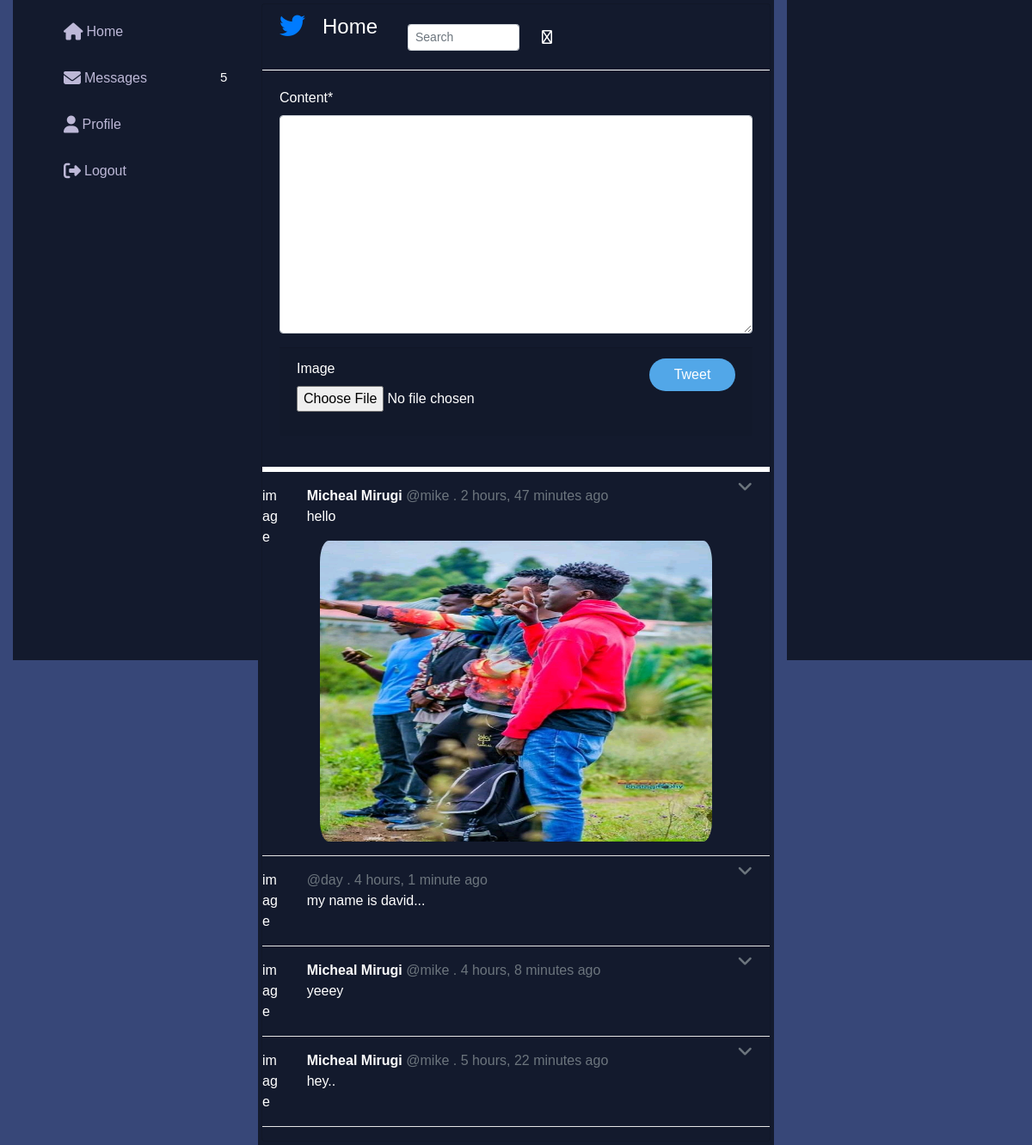
The page / (signed in) on the database as committed earlier.
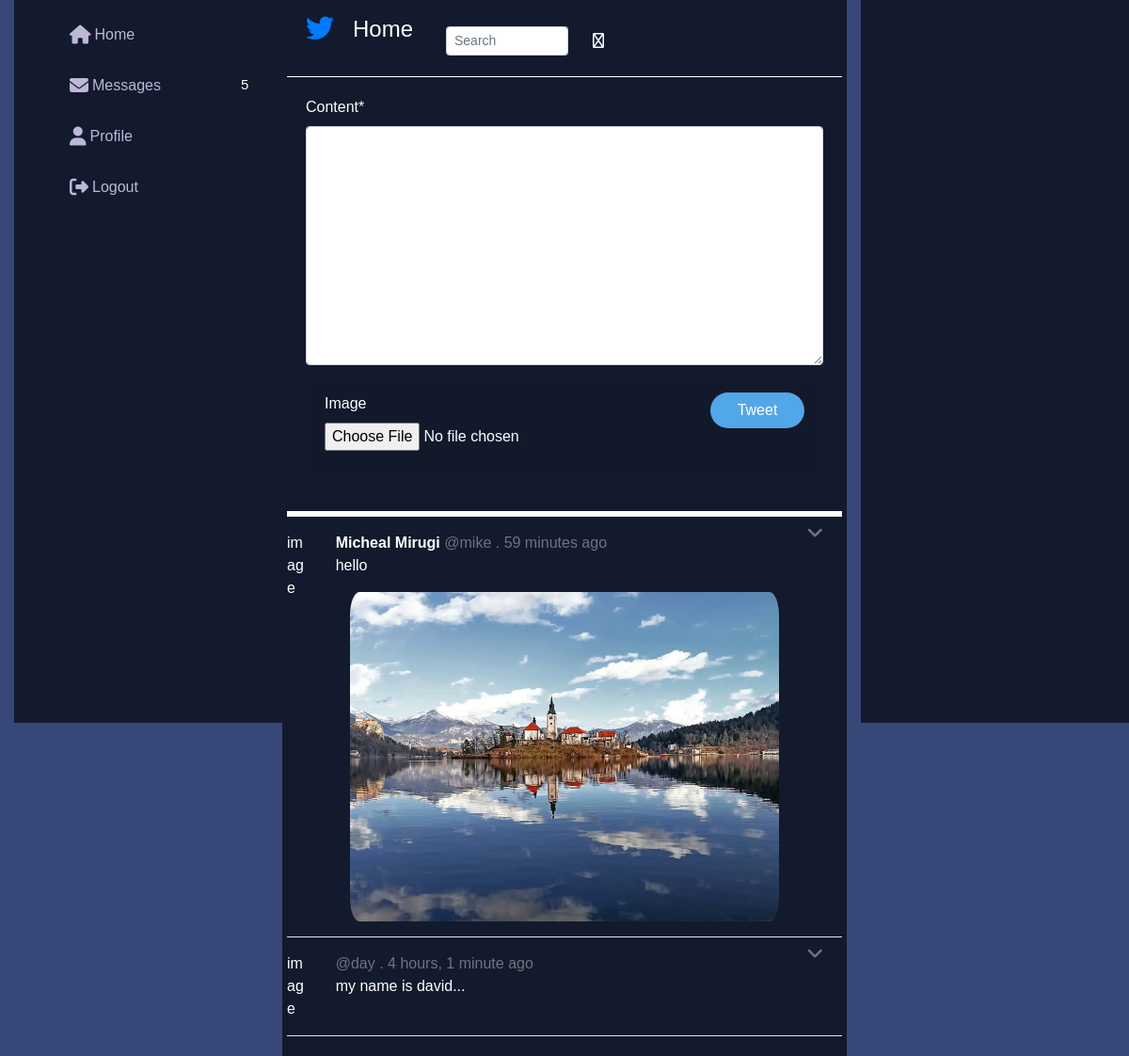
The same page on the database as committed later.
### tweeter/models.py (models this page shows, shortened)
class Tweet(models.Model):
    content=models.TextField(max_length=500,validators=[validate_content])
    updated=models.DateTimeField(auto_now=True)
    timestamp=models.DateTimeField(auto_now_add=True)
    user=models.ForeignKey(User,on_delete=models.CASCADE)
    image=models.ImageField(upload_to="mypicts",blank=True,null=True)

### accounts/models.py (models this page shows, shortened)
class User(AbstractBaseUser):
    username=models.CharField(max_length=255,verbose_name="User Name",unique=True)
    timestamp=models.DateField(auto_now_add=True)
    first_name=models.CharField(max_length=256)
    last_name=models.CharField(max_length=255)
    email=models.EmailField(max_length=255,verbose_name="Email Address",unique=True)
    is_active=models.BooleanField(default=True)
    is_admin=models.BooleanField(default=False)
    is_staff=models.BooleanField(default=False)
    USERNAME_FIELD='email'
    REQUIRED_FIELDS=['username']
    objects=custommanager()

### tweeter/views.py (the view)
# urls.py: path('',views.Home,name="home"),
@login_required
def Home(request):
    tweet=Tweet.objects.all().order_by('-timestamp','-updated')
    query=request.GET.get('q',None)
    if query is not None:
        tweet=tweet.filter(Q(content__icontains=query)|Q(user__username__icontains=query))
    if request.method=="POST":
        form=TweetCreationForm(request.POST or None, request.FILES or None)
        if form.is_valid():
            create=form.save(commit=False)
            create.user=request.user
            create.save()
            form=TweetCreationForm()
            return HttpResponseRedirect('/')
    else:
        form=TweetCreationForm()
    context={
    'tweet':tweet,
    'form':form,
    }
    return render(request,'tweeter/home.html',context)

### tweeter/forms.py
class TweetCreationForm(ModelForm):
    class Meta:
        content=forms.CharField(label=" ",widget=forms.Textarea(
        attrs={'placeholder':"What's happening?","class":"form-control"}))
        model=Tweet
        fields=('content','image')

### tweeter/templates/tweeter/home.html (shortened to what this page needs)
{%extends 'tweeter/base.html'%}
{%load crispy_forms_tags%}
{%block content%}
    <div class="card text-white" style=background-color:#131a2d;>
      <div class="card-header border-white sticky-top" style=background-color:#131a2d;>
        <div class="row">
          <div class="col-sm-3">
          <h4 class="text-white float-left"><a href="{%url 'tweeter:home'%}"><i class="fa fa-twitter fa-lg text-primary"></i></a><a style=margin-left:20px;>Home</a></h4>
          </div>
          <div class="col-sm-6">
          <form method="GET" action="{%url 'tweeter:home'%}" class="form-inline float-right">
        <input name="q" class="form-control form-control-sm ml-1 w-50" type="text" placeholder="Search" value="{{request.GET.q}}" aria-label="Search">
        <button class="btn"><i class="fa fa-search btn text-white"></i></button>
      </form>
      </div>
      <div class="col-sm-3">
        </div>
      </div>
        </div>
        <div class="card-body">
      <form method="POST" action="" enctype="multipart/form-data">
      <a>{{form.content|as_crispy_field}}</a>
      <div class="card-footer">
        <div class="row">
          <div class="col-sm-6">
        {{form.image|as_crispy_field}}
        </div>
        <div class="col-sm-6" align=right>
      <button class="btn text-white col-12 col-md-5 col-sm-4" align=right style=background-color:#52a7e8;border-radius:30px;>Tweet</button>
      </div>
      </div>
      </div>
        </form>
        </div>
        <hr style=border:solid;>
{%for tweet in tweet%}
    <div class="row">
      <div class="col-sm-1">
        image
        </div>
      <div class="col-sm-10">
    <b>{{tweet.user.first_name|capfirst}} {{tweet.user.last_name|capfirst}}</b> <a class="text-muted"> @{{tweet.user.username}} .
    {%if tweet.updated %} {{tweet.updated|timesince}} ago{%elif tweet.timestamp%}{{tweet.timestamp|timesince}} ago{%endif%}</a>
    <p>{{tweet.content}}</p>
    {%if tweet.image%}
    <img src="{{tweet.image.url}}" class="img-responsive col-sm-12" style=border-radius:25px; height="350" alt="myimg">
    {%endif%}
    </div>
    <div class="col-sm-1">
    <div class="btn-group dropleft float-right">
    <i type="button" class="fa fa-angle-down fa-lg float-right text-muted" data-toggle="dropdown" style=margin-right:20px; aria-haspopup="true" aria-expanded="false">
    </i>
    </div>
      </div>
      </div>
      <hr class="bg-white">
      {%empty%}
      {%if request.GET.q%}
      <h5 class="text-danger">Results Not Found!</h5>
      {%else%}
      <h5 class="text-white">No tweets yet.</h5>
      {%endif%}
{%endfor%}
</div>
{%endblock%}

Rows that differ between the two databases and show on the page:
removed Tweet: user.first_name "Micheal", user.last_name "Mirugi", user.username "mike", updated "2 hours, 47 minutes", content "hello", image (picture)
removed Tweet: user.first_name "Micheal", user.last_name "Mirugi", user.username "mike", updated "4 hours, 8 minutes", content "yeeey"
removed Tweet: user.first_name "Micheal", user.last_name "Mirugi", user.username "mike", updated "5 hours, 22 minutes", content "hey.."
added Tweet: user.first_name "Micheal", user.last_name "Mirugi", user.username "mike", updated "59 minutes", content "hello", image (picture)
